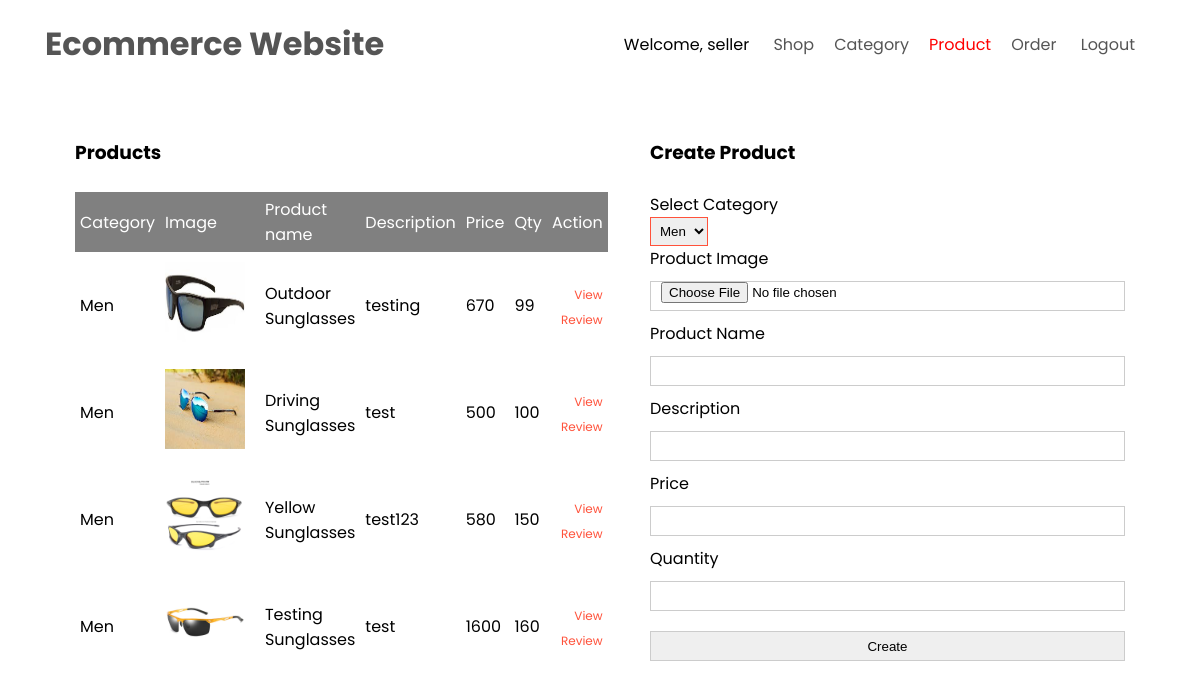
/product.php (signed in), run on the app's committed database.
### tables this page shows
CREATE TABLE `member` (
  `member_id` int(255) NOT NULL,
  `user_type` int(155) NOT NULL,
  `full_name` varchar(155) NOT NULL,
  `address` varchar(155) NOT NULL,
  `contact_number` varchar(155) NOT NULL,
  `username` varchar(155) NOT NULL,
  `upassword` varchar(155) NOT NULL,
  `active` int(155) NOT NULL DEFAULT 1
);

CREATE TABLE `products` (
  `product_id` int(255) NOT NULL,
  `shop_id` int(155) NOT NULL,
  `category_id` int(155) NOT NULL,
  `product_image` varchar(155) NOT NULL,
  `product_name` varchar(155) NOT NULL,
  `description` varchar(155) NOT NULL,
  `price` int(155) NOT NULL,
  `quantity` int(155) NOT NULL,
  `code` varchar(155) NOT NULL,
  `active` int(15) NOT NULL DEFAULT 1
);

CREATE TABLE `category` (
  `category_id` int(255) NOT NULL,
  `shop_id` int(155) NOT NULL,
  `category` varchar(155) NOT NULL,
  `active` int(15) NOT NULL DEFAULT 1
);

### product.php (the view, shortened to what this page needs)
<?php include('connection.php'); session_start(); ?>
<!DOCTYPE html>
<html>
<head>
  <link rel="stylesheet" href="style.css"/>
  <link rel="stylesheet" href="https://cdnjs.cloudflare.com/ajax/libs/font-awesome/5.15.2/css/all.min.css"/>
</head>
<body>
<?php
if (!empty($_SESSION['username']))
{
$username = $_SESSION['username'];
$sql = "SELECT * FROM member WHERE username = '".$username."'";
$result = mysqli_query($conn, $sql);
$show = mysqli_fetch_array($result);
?>
  <div class="container">
    <div class="navbar">
      <div class="logo">
        <a href="index.php"><h1>Ecommerce Website</h1></a>
      </div>
      <nav>
        <ul id="MenuItems">
          <li>Welcome, <?= $show['full_name']; ?></li>
          <?php
          if($show['user_type'] == 1) {
            echo '<li><a href="index.php">Shops</a></li>';
            echo '<li><a href="orderdetails.php">Order History</a></li>';
          }
          else{
            echo '<li><a href="index.php">Shop</a></li>';
            echo '<li><a href="category.php">Category</a></li>';
            echo '<li><a href="product.php" style="color:red">Product</a></li>';
            echo '<li><a href="orderdetails.php">Order</a></li>';
          }
          ?>
          <li><a href="logout.php">Logout</a></li>
        </ul>
      </nav>
    </div>
  </div>
  <?php
  if($show['user_type'] == 1) {
  ?>
  <?php
  }
  else{
  ?>
  <div class="container">
    <div class="row">
      <div class="column">
        <h3>Products</h3><br>
        <table>
          <tr>
            <th style="background-color:grey">Category</th>
            <th style="background-color:grey">Image</th>
            <th style="background-color:grey">Product name</th>
            <th style="background-color:grey">Description</th>
            <th style="background-color:grey">Price</th>
            <th style="background-color:grey">Qty</th>
            <th style="background-color:grey">Action</th>
          </tr>
          <?php
          $sql = "SELECT * FROM products AS A LEFT JOIN shop AS B ON A.shop_id = B.shop_id LEFT JOIN category AS C ON A.category_id = C.category_id WHERE B.seller_id = '".$show['member_id']."'";
          $result = mysqli_query($conn, $sql);
          while($data = mysqli_fetch_array($result)){
          ?>
          <tr>
            <td><?= $data['category']; ?></td>
            <td><img src="images/<?= $data['product_image']; ?>" width="70"></td>
            <td><?= $data['product_name']; ?></td>
            <td><?= $data['description']; ?></td>
            <td><?= $data['price']; ?></td>
            <td><?= $data['quantity']; ?></td>
            <td><a href="reviews.php?product_id=<?= $data['product_id']; ?>">View Review</a></td>
          </tr>
          <?php } ?>
        </table>
      </div>
      <div class="column">
         <h3>Create Product</h3>
         <br>
         <form method="POST" enctype="multipart/form-data">
            Select Category
            <br>
            <select name="category_id">
              <?php
              $sql = "SELECT * FROM category AS A LEFT JOIN shop AS B ON A.shop_id = B.shop_id WHERE B.seller_id = '".$show['member_id']."'";
              $result = mysqli_query($conn, $sql);
              while($data = mysqli_fetch_array($result)){
              ?>
              <option value="<?= $data['category_id']; ?>"><?= $data['category']; ?></option>
              <?php } ?>
            </select>
            <br>
            Product Image <input type="file" name="product_image" accept="image/png, image/gif, image/jpeg" required>
            Product Name<input type="text" name="product_name" required>
            Description<input type="text" name="description" required>
            Price<input type="text" name="price" required>
            Quantity<input type="text" name="qty" required>
            <input type="submit" name="addproduct" value="Create" />
         </form>
      </div>
    </div>
  </div>
  <?php
  }
  ?>
<?php
}
?>
</body>
</html>

### style.css (style rules this page uses)
* { margin: 0; padding: 0; box-sizing: border-box; }
body { font-family: "Poppins", sans-serif; }
.navbar { display: flex; align-items: center; padding: 20px; }
nav { flex: 1; text-align: right; }
nav ul { display: inline-block; list-style-type: none; }
nav ul li { display: inline-block; margin-right: 20px; }
a { text-decoration: none; color: #555; }
.container { max-width: 1300px; margin: auto; padding-left: 25px; padding-right: 25px; }
.row { display: flex; align-items: center; flex-wrap: wrap; justify-content: space-around; }
ul { list-style-type: none; }
select { border: 1px solid #ff523b; padding: 5px; }
table { width: 100%; border-collapse: collapse; }
th { text-align: left; padding: 5px; color: #ffffff; background: #ff523b; font-weight: normal; }
td { padding: 10px 5px; }
td a { color: #ff523b; font-size: 12px; }
td img { width: 80px; height: 80px; margin-right: 10px; }
td:last-child { text-align: right; }
th:last-child { text-align: right; }
form input { width: 100%; height: 30px; margin: 10px 0; padding: 0 10px; border: 1px solid #ccc; }
* { box-sizing: border-box; }
.row:after { content: ""; display: table; clear: both; }
.column { float: left; width: 50%; padding: 50px; height: 500px; }

### data on the page
member: full_name "seller"
products: category.category "Men", product_image (picture), product_name "Outdoor Sunglasses", description "testing", price "670", quantity "99"
products: category.category "Men", product_image (picture), product_name "Driving Sunglasses", description "test", price "500", quantity "100"
products: category.category "Men", product_image (picture), product_name "Yellow Sunglasses", description "test123", price "580", quantity "150"
products: category.category "Men", product_image (picture), product_name "Testing Sunglasses", description "test", price "1600", quantity "160"

### other printed values
form field category_id "Men"
